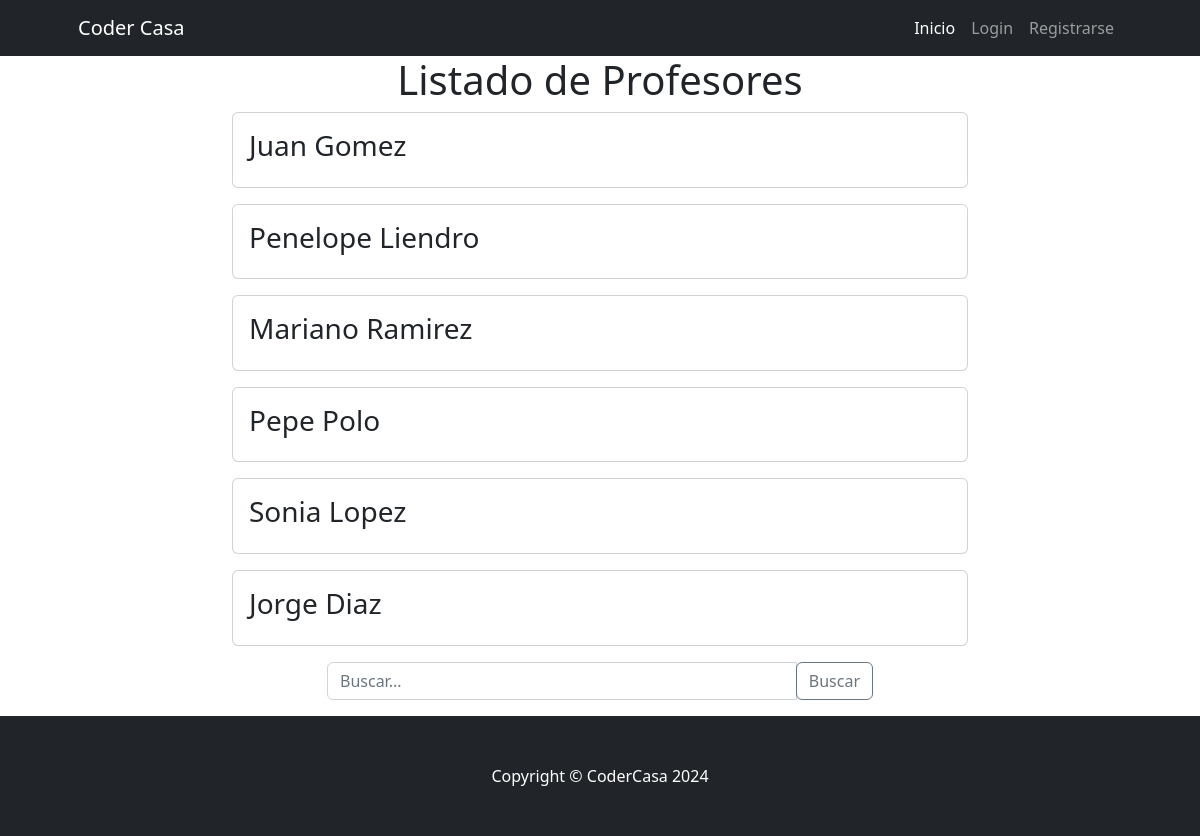
Page /Clase/profesor_list on the committed database.
### Clase/models.py (models this page shows, shortened)
class Profesor(models.Model):
    nombre = models.CharField(max_length=255)
    apellido = models.CharField(max_length=255)
    class Meta:
        verbose_name = "Profesor"
        verbose_name_plural = "Profesores"

### Clase/views.py (the view)
# urls.py: path("profesor_list", profesor_list,name="profesor_list" ),
def profesor_list(request):
    busqueda = request.GET.get("busqueda",None)
    if busqueda:
        print(busqueda)
        consulta = Profesor.objects.filter(nombre__icontains=busqueda)
    else:
       consulta = Profesor.objects.all()
    contexto = {"profesores": consulta}
    return render(request,"Clase/profesor_list.html", contexto)

### Clase/templates/Clase/profesor_list.html (shortened to what this page needs)
{% extends 'core/base.html' %}
{% block content %}
<center>
<h1>Listado de Profesores</h1>
</center>
<div class="container">
    <div class="row justify-content-center">
      <div class="col-md-8">
        {% for profe in profesores %}
          <div class="card mb-3">
            <div class="card-body">
              <h3 class="card-title">{{ profe.nombre }} {{ profe.apellido }}</h3>
            </div>
          </div>
        {% endfor %}
      </div>
    </div>
    <div class="row justify-content-center">
      <div class="col-md-6">
        <form action="{% url 'Clase:profesor_list' %}" method="get">
          <div class="input-group mb-3">
            <input type="text" class="form-control" name="busqueda" placeholder="Buscar...">
            <div class="input-group-append">
              <button class="btn btn-outline-secondary" type="submit">Buscar</button>
            </div>
          </div>
        </form>
      </div>
    </div>
  </div>
{% endblock content %}

### rows in the picture
Profesor: nombre "Juan", apellido "Gomez"
Profesor: nombre "Penelope", apellido "Liendro"
Profesor: nombre "Mariano", apellido "Ramirez"
Profesor: nombre "Pepe", apellido "Polo"
Profesor: nombre "Sonia", apellido "Lopez"
Profesor: nombre "Jorge", apellido "Diaz"
